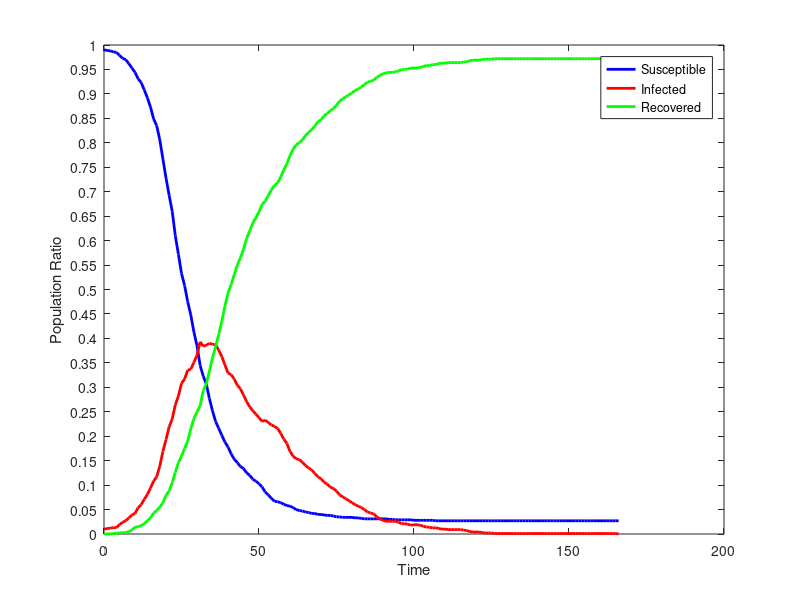

Write the MATLAB code that produced this figure.
dynamics = [
990.000,10.000,0.000;
989.000,11.000,0.000;
988.000,12.000,0.000;
986.000,13.000,1.000;
985.000,13.000,2.000;
979.000,19.000,2.000;
973.000,24.000,3.000;
970.000,27.000,3.000;
962.000,33.000,5.000;
953.000,39.000,8.000;
944.000,42.000,14.000;
931.000,54.000,15.000;
923.000,60.000,17.000;
908.000,71.000,21.000;
892.000,81.000,27.000;
873.000,94.000,33.000;
849.000,108.000,43.000;
835.000,117.000,48.000;
806.000,139.000,55.000;
767.000,169.000,64.000;
728.000,193.000,79.000;
693.000,219.000,88.000;
660.000,235.000,105.000;
610.000,264.000,126.000;
572.000,282.000,146.000;
533.000,308.000,159.000;
508.000,317.000,175.000;
475.000,335.000,190.000;
448.000,337.000,215.000;
413.000,351.000,236.000;
385.000,365.000,250.000;
345.000,393.000,262.000;
323.000,384.000,293.000;
307.000,386.000,307.000;
277.000,390.000,333.000;
252.000,388.000,360.000;
230.000,387.000,383.000;
216.000,376.000,408.000;
202.000,363.000,435.000;
188.000,346.000,466.000;
178.000,329.000,493.000;
164.000,326.000,510.000;
153.000,317.000,530.000;
146.000,304.000,550.000;
138.000,297.000,565.000;
134.000,284.000,582.000;
125.000,271.000,604.000;
120.000,260.000,620.000;
112.000,252.000,636.000;
108.000,245.000,647.000;
103.000,238.000,659.000;
96.000,230.000,674.000;
86.000,233.000,681.000;
80.000,228.000,692.000;
73.000,223.000,704.000;
67.000,220.000,713.000;
66.000,216.000,718.000;
64.000,206.000,730.000;
61.000,194.000,745.000;
58.000,185.000,757.000;
57.000,169.000,774.000;
54.000,159.000,787.000;
50.000,154.000,796.000;
48.000,152.000,800.000;
47.000,147.000,806.000;
45.000,140.000,815.000;
44.000,135.000,821.000;
42.000,131.000,827.000;
42.000,124.000,834.000;
40.000,117.000,843.000;
40.000,113.000,847.000;
39.000,106.000,855.000;
38.000,102.000,860.000;
38.000,96.000,866.000;
37.000,93.000,870.000;
35.000,88.000,877.000;
35.000,80.000,885.000;
34.000,76.000,890.000;
34.000,72.000,894.000;
34.000,68.000,898.000;
34.000,64.000,902.000;
33.000,60.000,907.000;
33.000,57.000,910.000;
32.000,54.000,914.000;
31.000,50.000,919.000;
31.000,45.000,924.000;
31.000,43.000,926.000;
31.000,41.000,928.000;
31.000,35.000,934.000;
31.000,31.000,938.000;
31.000,28.000,941.000;
31.000,26.000,943.000;
30.000,26.000,944.000;
30.000,26.000,944.000;
29.000,26.000,945.000;
29.000,24.000,947.000;
29.000,21.000,950.000;
29.000,21.000,950.000;
29.000,20.000,951.000;
29.000,18.000,953.000;
28.000,19.000,953.000;
28.000,19.000,953.000;
28.000,18.000,954.000;
28.000,16.000,956.000;
28.000,14.000,958.000;
28.000,14.000,958.000;
28.000,12.000,960.000;
27.000,13.000,960.000;
27.000,11.000,962.000;
27.000,10.000,963.000;
27.000,10.000,963.000;
27.000,9.000,964.000;
27.000,9.000,964.000;
27.000,9.000,964.000;
27.000,9.000,964.000;
27.000,9.000,964.000;
27.000,8.000,965.000;
27.000,7.000,966.000;
27.000,5.000,968.000;
27.000,4.000,969.000;
27.000,4.000,969.000;
27.000,4.000,969.000;
27.000,3.000,970.000;
27.000,2.000,971.000;
27.000,2.000,971.000;
27.000,2.000,971.000;
27.000,1.000,972.000;
27.000,1.000,972.000;
27.000,1.000,972.000;
27.000,1.000,972.000;
27.000,1.000,972.000;
27.000,1.000,972.000;
27.000,1.000,972.000;
27.000,1.000,972.000;
27.000,1.000,972.000;
27.000,1.000,972.000;
27.000,1.000,972.000;
27.000,1.000,972.000;
27.000,1.000,972.000;
27.000,1.000,972.000;
27.000,1.000,972.000;
27.000,1.000,972.000;
27.000,1.000,972.000;
27.000,1.000,972.000;
27.000,1.000,972.000;
27.000,1.000,972.000;
27.000,1.000,972.000;
27.000,1.000,972.000;
27.000,1.000,972.000;
27.000,1.000,972.000;
27.000,1.000,972.000;
27.000,1.000,972.000;
27.000,1.000,972.000;
27.000,1.000,972.000;
27.000,1.000,972.000;
27.000,1.000,972.000;
27.000,1.000,972.000;
27.000,1.000,972.000;
27.000,1.000,972.000;
27.000,1.000,972.000;
27.000,1.000,972.000;
27.000,1.000,972.000;
27.000,1.000,972.000;
27.000,1.000,972.000;
27.000,1.000,972.000;
27.000,1.000,972.000;
27.000,0.000,973.000;
];
susceptible = dynamics (:, 1);
infected = dynamics (:, 2);
recovered = dynamics (:, 3);
totalPopulation = susceptible(1) + infected(1) + recovered(1);
susceptibleRatio = susceptible ./ totalPopulation;
infectedRatio = infected ./ totalPopulation;
recoveredRatio = recovered ./ totalPopulation;
steps = length (susceptible);
indices = 0 : steps - 1;
figure
plot (indices, susceptibleRatio.', 'color', 'blue', 'linewidth', 2);
hold on
plot (indices, infectedRatio.', 'color', 'red', 'linewidth', 2);
hold on
plot (indices, recoveredRatio.', 'color', 'green', 'linewidth', 2);
set(gca,'YTick',0:0.05:1.0);
xlabel ('Time');
ylabel ('Population Ratio');
legend('Susceptible','Infected', 'Recovered');
